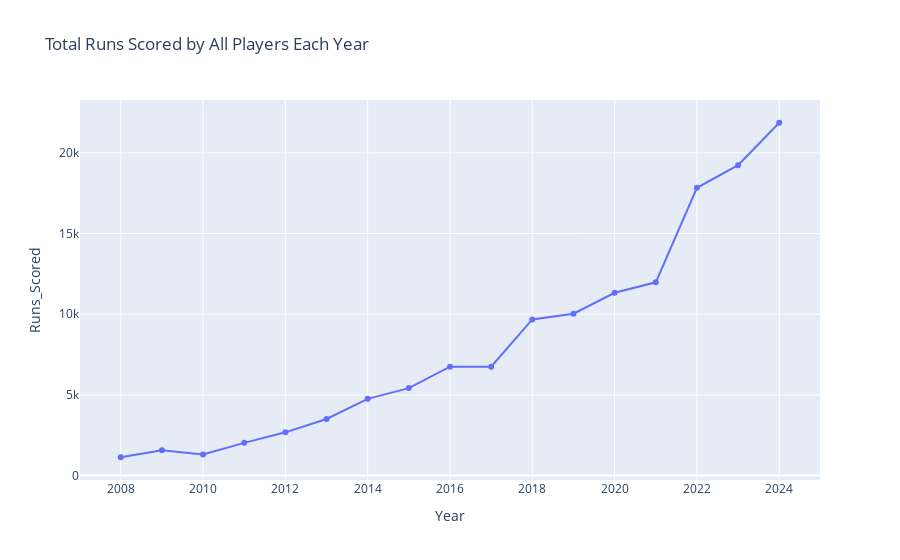

Here is the notebook cell this chart was saved with:
### Markdown cell above
#### Runs Scored by Year

### Code cell
if 'Year' in df.columns and 'Runs_Scored' in df.columns:
    # Ensure 'Runs_Scored' is numeric for aggregation
    df['Runs_Scored'] = pd.to_numeric(df['Runs_Scored'], errors='coerce')
    yearly_runs = df.groupby('Year')['Runs_Scored'].sum().reset_index()
    fig = px.line(yearly_runs, x='Year', y='Runs_Scored', markers=True, title='Total Runs Scored by All Players Each Year')
    fig.show()

### Figure 1 — Plotly figure (JSON) as saved in the notebook; plotly's stock layout.template omitted (floating-point values rounded to 4 significant figures)
{"data": [{"hovertemplate": "Year=%{x}<br>Runs_Scored=%{y}<extra></extra>", "legendgroup": "", "line": {"color": "#636efa", "dash": "solid"}, "marker": {"symbol": "circle"}, "mode": "lines+markers", "name": "", "orientation": "v", "showlegend": false, "type": "scatter", "x": [2008.0, 2009.0, 2010.0, 2011.0, 2012.0, 2013.0, 2014.0, 2015.0, 2016.0, 2017.0, 2018.0, 2019.0, 2020.0, 2021.0, 2022.0, 2023.0, 2024.0], "xaxis": "x", "y": [1136.0, 1571.0, 1311.0, 2027.0, 2680.0, 3508.0, 4755.0, 5420.0, 6747.0, 6748.0, 9678.0, 10030.0, 11330.0, 11980.0, 17830.0, 19240.0, 21860.0], "yaxis": "y"}], "layout": {"legend": {"tracegroupgap": 0}, "title": {"text": "Total Runs Scored by All Players Each Year"}, "xaxis": {"anchor": "y", "domain": [0, 1], "title": {"text": "Year"}}, "yaxis": {"anchor": "x", "domain": [0, 1], "title": {"text": "Runs_Scored"}}}}
